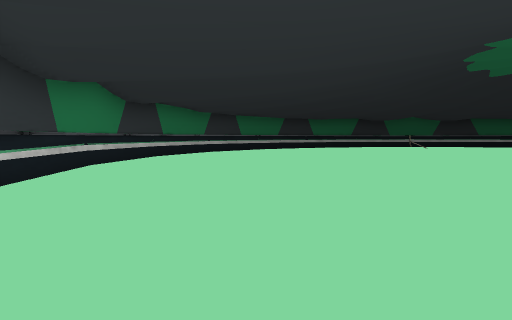
view 1 (above)

20 first-person views from a walk through a 3-D level made in the Godot game engine. The camera is 1.2 m above the floor, tilts 4° down and sees 75° across. The floor is counted in squares, 2 m on a side. Each view is taken from the middle of a square. On the plan, view 1 faces up. The plan holds only what a view shows up to about 10 squares ahead; the rest is blank. The place goes on beyond the plan. Some surface patterns are stand-ins.

view 2
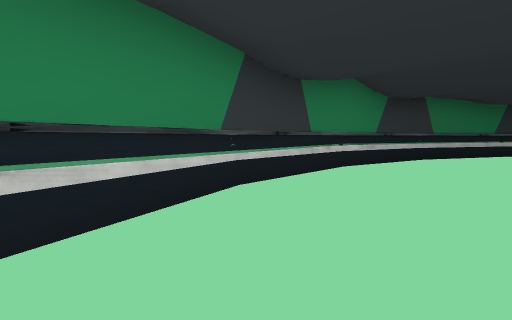

view 3
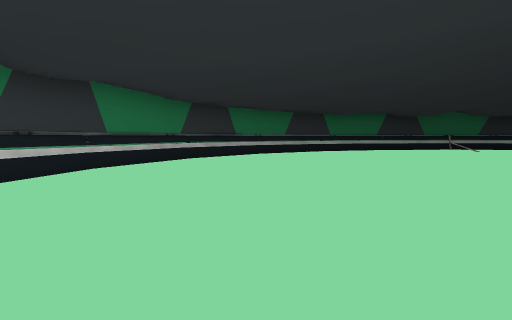

view 4
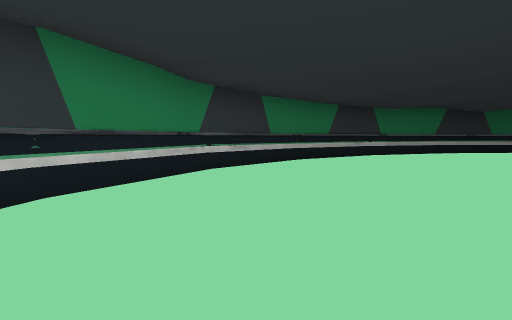

view 5
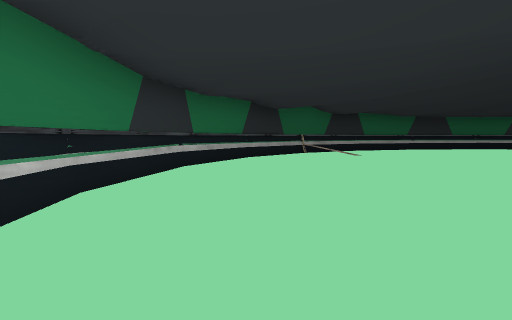

view 6
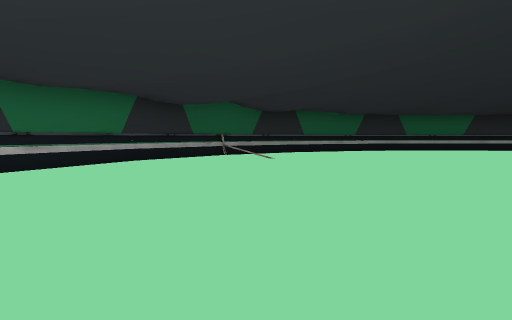

view 7
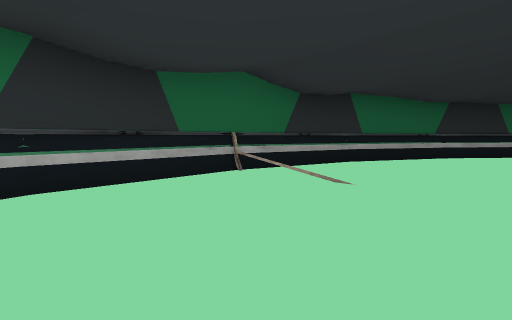

view 8
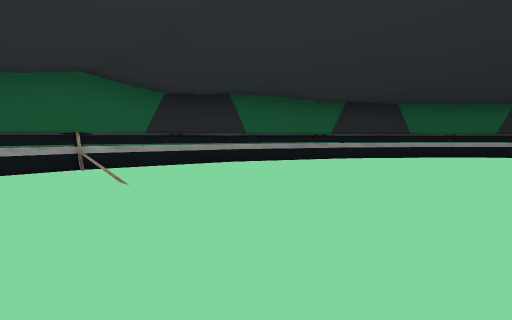

view 9
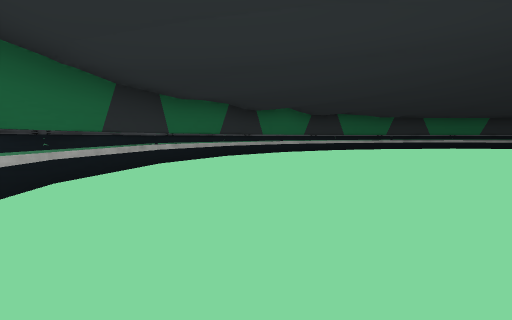

view 10
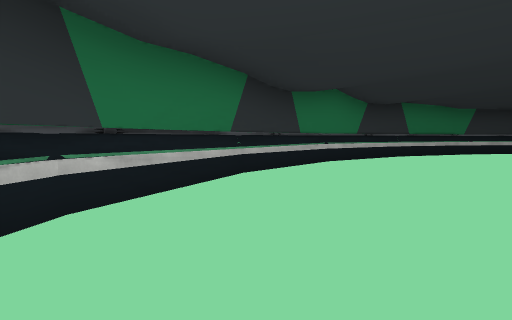

view 11
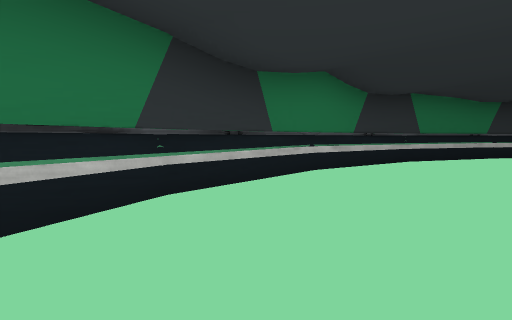

view 12
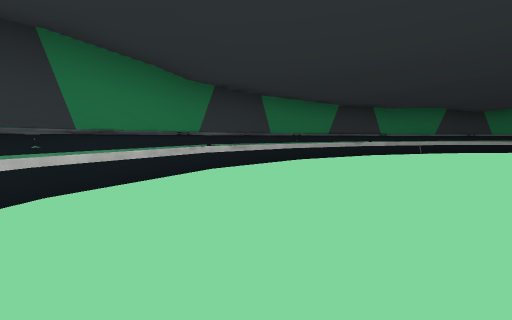

view 13
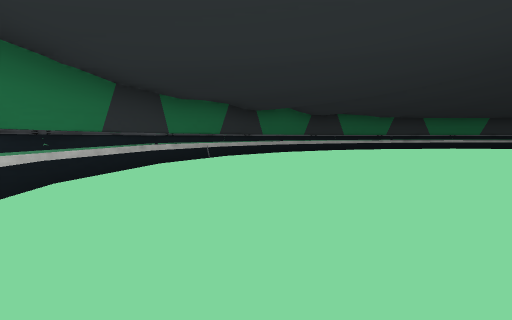

view 14
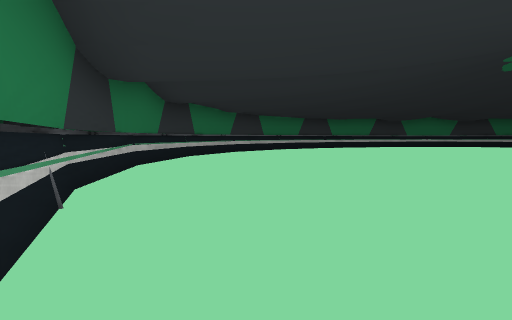

view 15
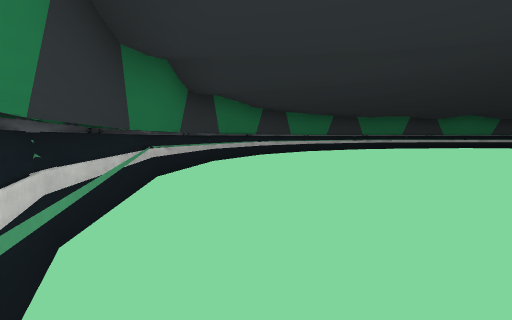

view 16
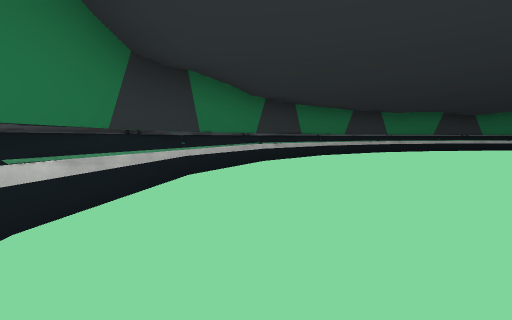

view 17
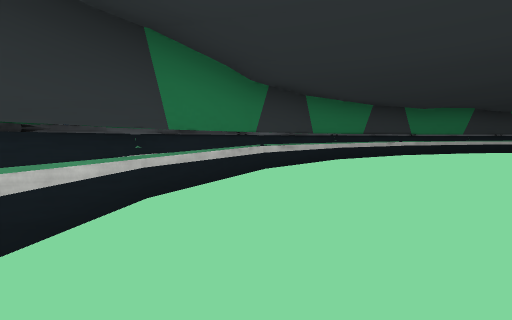

view 18
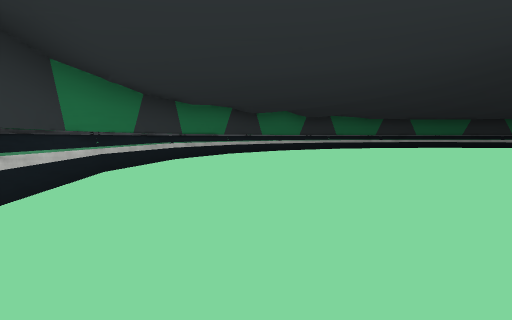

view 19
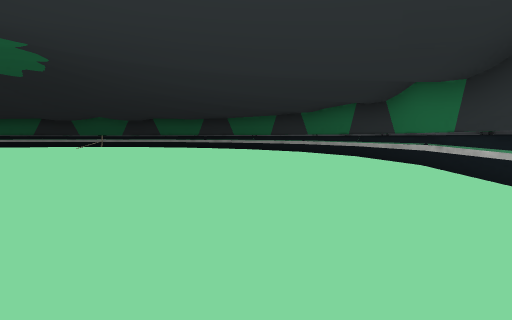

view 20
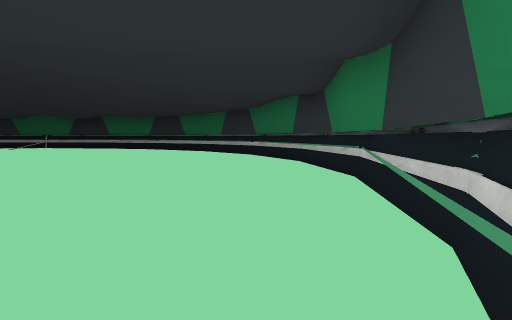

### Floor plan
Points are (right, up) in squares from view 1. A wall is a line through its corners. A room is listed if a view was taken in it or the views show most of it. See-through windows are left out.
Room 1 (views 1, 2, 3, 4, 5, 6, 7, 8, 9, 10, 11, 12, 13, 14, 15, 16, 17, 18, 19, 20)
walls: (8.6, -5.6) (9.3, -5.6); (11.1, -5.5) (13, -5) (14.6, -4.3); (14.9, -4.1) (17.9, -1.8); (5.3, -5.1) (9, -5.6) (13.8, -5); (2.6, -3.8) (6.5, -5.4) (11.5, -5.4) (15.4, -3.8); (5, -5) (6.9, -5.4); (14.8, -4.2) (16.5, -3.2); (1.6, -3.2) (3.2, -4.2); (16.4, -3.2) (18.8, -0.8); (-0.7, -0.8) (1.9, -3.5); (17.9, -1.9) (20.1, 1.1); (0, -1.8) (3.1, -4.2); (-0.1, -1.7) (0.3, -2.2); (17.7, -2.2) (18.2, -1.6); (19.2, -0.4) (20.2, 1.2); (19.9, 0.7) (21.6, 7); (19.9, 0.7) (21.4, 4.4) (21.4, 8.6); (-2.1, 1.1) (-1.2, -0.4); (-2.1, 1) (0.2, -2); (-3, 3.1) (-2.3, 1.3); (21, 3.1) (21.4, 4.9); (-3.2, 3.9) (-1.8, 0.6); (21.1, 3.1) (21.6, 7); (-2.8, 1.9) (-2.2, 1.1); (8.9, 18.5) (9, 19.6) (2.7, 17.9); (-3.5, 5.2) (-3, 3); (-3.5, 7.1) (-3, 3); (21.6, 6.7) (21.6, 7.3); (21.6, 6.9) (21.1, 10.7); (-3.6, 7.4) (-3.6, 6.8); (-3.4, 9.1) (-3.4, 4.7); (21.4, 9.1) (21, 10.9); (-3.4, 9.3) (-3.5, 8.7); (21.3, 9.9) (19.7, 13.7); (-2.8, 11.3) (-3.6, 7.2); (21, 11.1) (21, 11.6); (-2.2, 12.7) (-3, 10.9); (-1.8, 13.4) (-3.2, 9.9); (20.2, 12.8) (19.3, 14.3); (20.2, 12.9) (17.8, 16); (-1.2, 14.4) (-2.2, 12.8); (19.2, 14.4) (16.8, 16.7); (0.2, 15.9) (-2.1, 12.9); (18, 15.8) (14.9, 18.2); (1.2, 16.8) (-0.8, 14.7); (0.3, 16.1) (-0.2, 15.7); (18.2, 15.7) (17.7, 16.1); (15.4, 17.8) (11.9, 19.3); (3.1, 18.1) (0.1, 15.9); (15.3, 17.9) (9, 19.6) (5.4, 19.1); (10.4, 19.4) (7.4, 19.4); (16.4, 17.3) (14.8, 18.2); (3.2, 18.2) (1.7, 17.3); (6.9, 19.4) (5.1, 19); (12.9, 19) (11.1, 19.4); (9.3, 19.6) (8.7, 19.6); (6.1, 19.3) (2.7, 17.9); (12.7, 19.1) (9, 19.6)
low walls: (21.6, 7) (19.9, 13.3) (15.3, 17.9); (2.7, 17.9) (-1.9, 13.3) (-3.6, 7) (-1.9, 0.7) (2.7, -3.9) (9, -5.6) (15.3, -3.9) (19.9, 0.7)

Where each view was taken, in squares from view 1:
view 1: 0 up, 0 right, facing up
view 2: 1 up, 0 right, facing up-left
view 3: 4 up, 0 right, facing up
view 4: 7 up, 1 left, facing up
view 5: 12 up, 1 left, facing up-right
view 6: 11 up, 2 right, facing up-right
view 7: 15 up, 5 right, facing up-right
view 8: 13 up, 7 right, facing up-right
view 9: 17 up, 13 right, facing down-right
view 10: 14 up, 17 right, facing down-right
view 11: 12 up, 18 right, facing down-right
view 12: 7 up, 19 right, facing down
view 13: 3 up, 19 right, facing down-left
view 14: 3 down, 16 right, facing left
view 15: 4 down, 14 right, facing left
view 16: 4 down, 11 right, facing left
view 17: 4 down, 9 right, facing left
view 18: 4 down, 6 right, facing up-left
view 19: 0 up, 18 right, facing up
view 20: 2 up, 20 right, facing up
